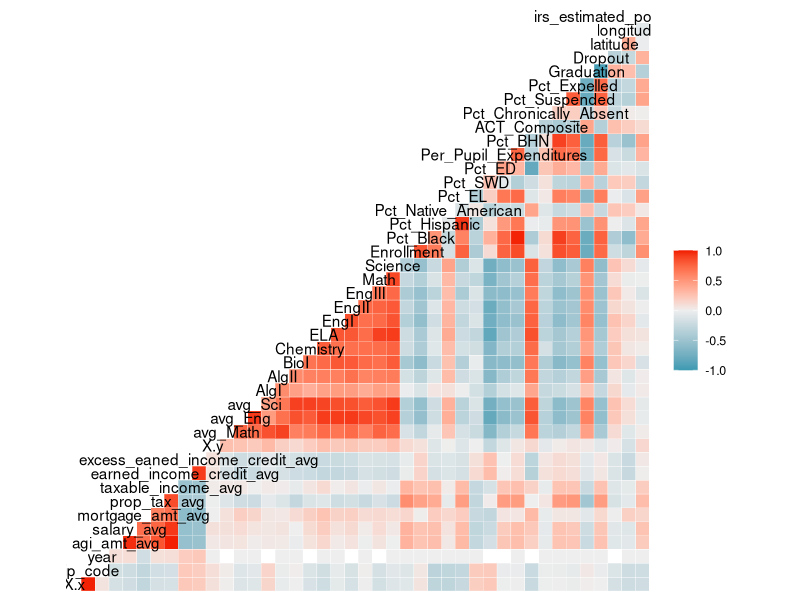

R code for this plot: (Note: this script raises an error after producing the figure.)
library("tidyverse")
library("dplyr")
library("magrittr")
library("ggplot2")
#install.packages("readxl")
library("readxl")
#install.packages("GGally")
library("GGally")
#install.packages("broom")
library("broom")

# reading in each of the IRS data sets and the core dataframe

tn_2011 <- read.csv("data/irs_2011.csv")
tn_2012 <- read.csv("data/irs_2012.csv")
tn_2013 <- read.csv("data/irs_2013.csv")
tn_2014 <- read.csv("data/irs_2014.csv")
tn_2015 <- read.csv("data/irs_2015.csv")
core <- read.csv("data/education_data.csv")

#rowbinding all the irs data together

tn_irs <- rbind(tn_2011, tn_2012, tn_2013, tn_2014, tn_2015)

#filtering for totals on the agi_range columns to create a concise total tn irs dataframe

tn_irs_total <- tn_irs %>% 
  filter(agi_range == 'Total')

#merging core data with irs data - first need to make both zip_code columns are of the same type and column name

colnames(core)[colnames(core) == 'zip'] <- 'zip_code'
core$zip_code <- as.numeric(core$zip_code)
tn_irs_total$zip_code <- as.numeric(tn_irs_total$zip_code)

merged <- tn_irs_total %>% 
  inner_join(core, by = 'zip_code')

View(merged)

#Starting at a birds-eye view of total correlation
#subsetting the df to take a closer look at specific correlation

ggcorr(merged)

table_1 <- c(Graduation,Dropout,Pct_BHN,agi_amt)

ggcorr(table_1)


#What do I want to explore?

avgs_by_county <- merged %>% 
  group_by(county, year, CORE_region) %>% 
  summarise(avg_Math = mean(avg_Math),
            avg_Eng = mean(avg_Eng),
            avg_Sci = mean(avg_Sci)) %>% 
  arrange(desc(avg_Math), desc(avg_Eng), desc(avg_Sci)) %>% 
  ungroup() %>% 
  View()

#Basic Scatterplot Matrices using the pairs function to visualize broad relationships

pairs(~as.numeric(agi_amt)+Graduation+Pct_BHN+Dropout, data=merged,
      main="Simple Scatterplot Matrix")

pairs(~as.numeric(avg_Math)+Graduation+Pct_BHN+as.numeric(avg_Eng), data=merged,
      main="Simple Scatterplot Matrix")

pairs(~as.numeric(agi_amt)+Graduation+Pct_BHN+as.numeric(ACT_Composite), data=merged,
      main="Simple Scatterplot Matrix")

#Exploring the correlation between salary_avg and charitable_contribution_count

mod <- lm(salary_avg ~ charitable_contribution_count, data = merged)

coef(mod)
summary(mod)
plot(mod)
aug <- augment(mod)
glimpse(aug)

#Calculating R^2 (the coefficient of determination)

aug %>%
  summarize(var_y = var(charitable_contribution_count), var_e = var(.resid)) %>%
  mutate(R_squared = 1 -(var_e / var_y))
